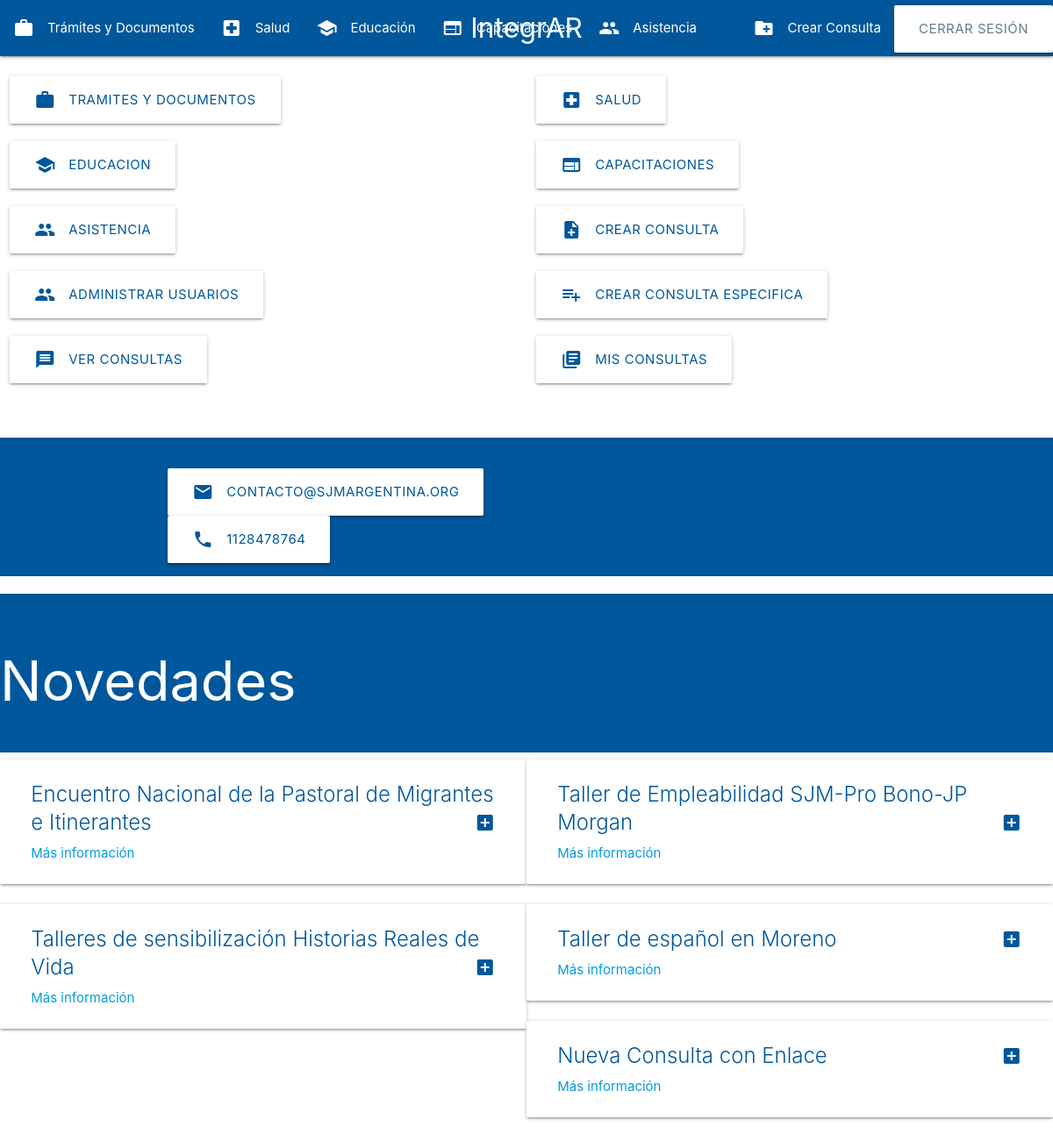
The app's page / (signed in) with its own data.
### consultas/models.py (models this page shows, shortened)
class Consulta(models.Model):
    titulo = models.CharField(max_length=200)
    descripcion = models.TextField()
    categoria = models.ForeignKey(Categoria, on_delete=models.CASCADE, related_name='consultas', null=True)  # Permite nulos temporalmente
    enlace = models.URLField(blank=True, null=True)

### consultas/views.py (the view)
# urls.py: path('', views.inicio, name='inicio'),
def inicio(request):
    categoria_noticias = Categoria.objects.get(nombre="Noticias")
    consultas_noticias = Consulta.objects.filter(categoria=categoria_noticias)
    return render(request, 'inicio.html', {'consultas': consultas_noticias})

### consultas/templates/inicio.html (shortened to what this page needs)
<!DOCTYPE html>
<html lang="es">
<body>
    {% include 'navbar.html' %}
    <div class="row">
        <div class="row col s6">
            <a onclick="location.href='{% url 'tramites' %}'" class="waves-effect waves-light btn-large white light-blue-text text-darken-4"><i class="material-icons left">work</i>Tramites y Documentos</a>
        </div>
        <div class="row col s6">
            <a onclick="location.href='{% url 'salud' %}'" class="waves-effect waves-light btn-large white light-blue-text text-darken-4"><i class="material-icons left">local_hospital</i>Salud</a>
        </div>
        <div class="row col s6">
            <a onclick="location.href='{% url 'educacion' %}'" class="waves-effect waves-light btn-large white light-blue-text text-darken-4"><i class="material-icons left">school</i>Educacion</a>
        </div>
        <div class="row col s6">
            <a onclick="location.href='{% url 'capacitaciones' %}'" class="waves-effect waves-light btn-large white light-blue-text text-darken-4"><i class="material-icons left">web</i>Capacitaciones</a>
        </div>
        <div class="row col s6">
            <a onclick="location.href='{% url 'filtrar_consultas' %}'" class="waves-effect waves-light btn-large white light-blue-text text-darken-4"><i class="material-icons left">people</i>Asistencia</a>
        </div>
            {% if user.is_authenticated %}
                <div class="row col s6">
                    <a onclick="location.href='{% url 'crear_consulta' %}'" class="waves-effect waves-light btn-large white light-blue-text text-darken-4"><i class="material-icons left">note_add</i>Crear Consulta</a>
                </div>
                <div class="row col s6">
                    <a onclick="location.href='{% url 'administrar_usuarios' %}'" class="waves-effect waves-light btn-large white light-blue-text text-darken-4"><i class="material-icons left">group</i>Administrar Usuarios</a>
                </div>
                <div class="row col s6">
                    <a onclick="location.href='{% url 'especificaNueva' %}'" class="waves-effect waves-light btn-large white light-blue-text text-darken-4"><i class="material-icons left">playlist_add</i>Crear Consulta Especifica</a>
                </div>
                <div class="row col s6">
                    <a onclick="location.href='{% url 'gestionar_mensajes' %}'" class="waves-effect waves-light btn-large white light-blue-text text-darken-4"><i class="material-icons left">message</i>Ver Consultas</a>
                </div>
                <div class="row col s6">
                    <a onclick="location.href='{% url 'mis_consultas' %}'" class="waves-effect waves-light btn-large white light-blue-text text-darken-4"><i class="material-icons left">library_books</i>Mis Consultas</a>
                </div>
            {% endif %}
        </div>
        {% include 'footer.html' %}
    <div class="light-blue darken-4 white-text">
        <br>
        <h1>Novedades</h1>
        <br>
    </div>
    <div class="row">
        {% for consulta in consultas %}
        <div class="card col m6 light-blue-text text-darken-4">
            <div class="card-content">
            <span class="card-title activator">{{ consulta.titulo }}<i class="material-icons right">add_box
            </i></span>
            {% if consulta.enlace %}
                <p><a href="{{ consulta.enlace }}" target="_blank">Más información</a></p>
            {% endif %}
            </div>
        </div>
        {% empty %}
            <p>No hay Noticias.</p>
        {% endfor %}
    </div>
</body>
</html>

### records on screen
Consulta: titulo "Encuentro Nacional de la Pastoral de Migrantes e Itinerantes"
Consulta: titulo "Taller de Empleabilidad SJM-Pro Bono-JP Morgan"
Consulta: titulo "Talleres de sensibilización Historias Reales de Vida"
Consulta: titulo "Taller de español en Moreno"
Consulta: titulo "Nueva Consulta con Enlace"
